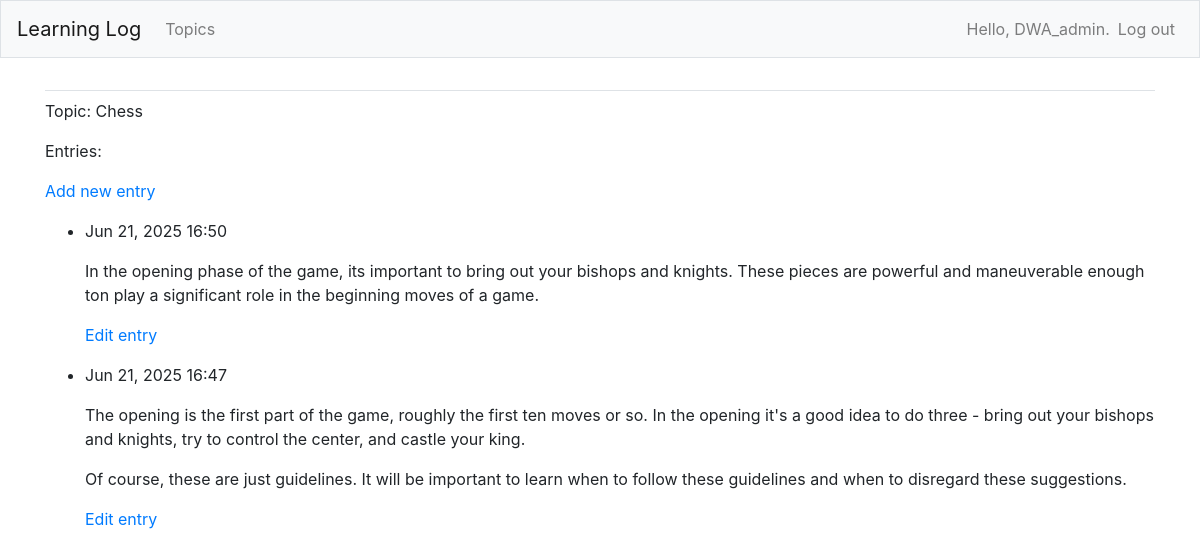
The page /topics/2/ (signed in) on the database its author committed.
### learnin_logs/models.py (models this page shows, shortened)
class Topic(models.Model):
    text = models.CharField(max_length=200)
    date_added= models.DateTimeField(auto_now_add=True)
    owner = models.ForeignKey(User, on_delete = models.CASCADE)
    def __str__(self):
        return self.text

class Entry(models.Model):
    topic = models.ForeignKey(Topic, on_delete=models.CASCADE)
    text = models.TextField()
    date_added = models.DateTimeField(auto_now_add=True)
    class Meta:
        verbose_name_plural = 'entries'

### learnin_logs/views.py (the view)
# urls.py: path('topics/<int:topic_id>/', views.topic, name ='topic'),
@login_required
def topic(request, topic_id):
    topic = Topic.objects.get(id = topic_id)
    if topic.owner != request.user:
        raise Http404
    entries = topic.entry_set.order_by('-date_added')
    context = {'topic': topic, 'entries': entries}
    return render(request, 'learnin_logs/topic.html', context)

### learnin_logs/templates/learnin_logs/topic.html
{% extends 'learnin_logs/base.html' %}
{% block content %}
<p>Topic: {{ topic }}</p>
<p>Entries: </p>
<p>
  <a href="{% url 'learnin_logs:new_entry' topic.id %}">
    Add new entry
  </a>
</p>
<ul>
    {% for entry in entries %}
      <li>
        <p>{{ entry.date_added|date:'M d, Y H:i' }}</p>
        <p>{{ entry.text|linebreaks  }}</p>
        <p>
          <a href="{% url 'learnin_logs:edit_entry' entry.id %}">
            Edit entry
          </a>
        </p>
      </li>
    {% empty %}
      <li>There are no entries for this topic yet.</li>
    {% endfor %}
</ul>
{% endblock content %}

### learnin_logs/templates/learnin_logs/base.html (shortened to what this page needs)
{% load static %}
{% load bootstrap4 %}
<!doctype html>
<html lang="en">
<head>
    {% bootstrap_css %}
</head>
<body>
    <nav class="navbar navbar-expand-md navbar-light bg-light mb-4 border">
        <a class="navbar-brand" href="{% url 'learnin_logs:index' %}">
            Learning Log
        </a>
        <div class="collapse navbar-collapse" id="navbarCollapse">
            <ul class="navbar-nav mr-auto">
                <li class="nav-item">
                    <a class="nav-link" href="{% url 'learnin_logs:topics' %}">
                        Topics
                    </a>
                </li>
            </ul>
            <ul class="navbar-nav ml-auto">
                {% if user.is_authenticated %}
                    <li class="nav-item">
                        <span class="navbar-text">Hello, {{ user.username }}.</span>
                    </li>
                    <li class="nav-item">
                        <a class="nav-link" href="{% url 'users:logout' %}">Log out</a>
                    </li>
                {% endif %}
            </ul>
        </div>
    </nav>
    <main role="main" class="container">
        <div class="pb-2 mb-2 border-bottom">
        </div>
        <div>
            {% block content %}{% endblock content %}
        </div>
    </main>
</body>
</html>

### rows shown on the page
Topic: text "Chess"
Entry: date_added "Jun 21, 2025 16:50", text "In the opening phase of the game, its important to bring out your bishops and knights. These pieces are powerful and maneuverable enough ton play a significant role in the beginning moves of a game."
Entry: date_added "Jun 21, 2025 16:47", text "The opening is the first part of the game, roughly the first ten moves or so. In the opening it's a good idea to do three - bring out your bishops and knights, try to control the center, and castle your king. Of course, these are just guidelines. It will be important to learn when to follow these guidelines and when to disregard these suggestions."

### other values the page prints
{{ user.username }} "DWA_admin"
